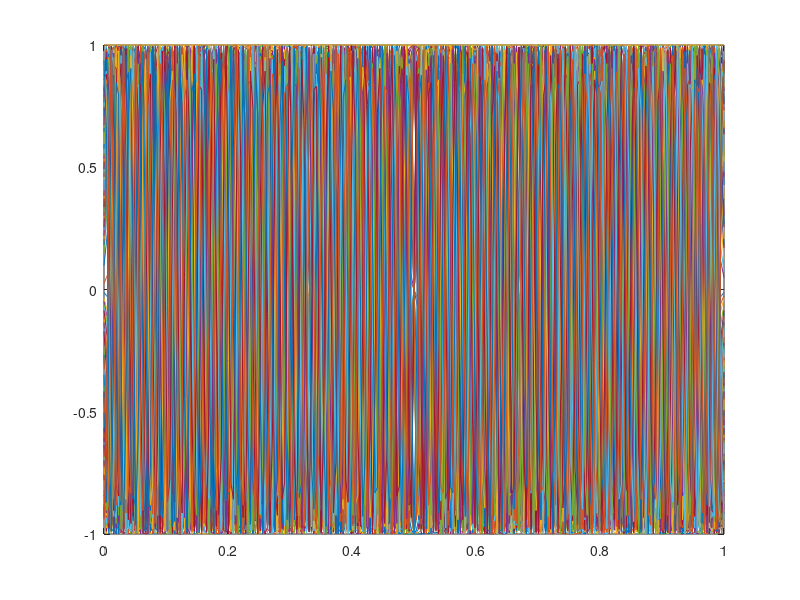

Recreate this plot in MATLAB.

m=4;
p=0.5;
q=0.5;
measure = [p/2 (1-p)/2 (1-p)/2 p/2];
resistance = [q/2 (1-q)/2 (1-q)/2 q/2];
for i = 2:m
    measure = repelem(measure,4);
    measure = measure.*repmat([p/2 (1-p)/2 (1-p)/2 p/2],1,length(measure)/4);
    resistance = repelem(resistance,4);
    resistance = resistance.*repmat([q/2 (1-q)/2 (1-q)/2 q/2],1,length(resistance)/4);
end
laplacian=zeros(4^m-1,4^m-1);
for i = 1:4^m-1
    avgmeasure = (measure(i)+measure(i+1))/2;
    laplacian(i,i) = (1/avgmeasure)*(1/resistance(i)+1/resistance(i+1));
end
for i = 1:4^m-2
    avgmeasure = (measure(i)+measure(i+1))/2;
    laplacian(i,i+1) = (1/avgmeasure)*(-1/resistance(i+1));
end
for i = 2:4^m-1
    avgmeasure = (measure(i)+measure(i+1))/2;
    laplacian(i,i-1) = (1/avgmeasure)*(-1/resistance(i));
end
[V,D] = eig(laplacian);
V = V*(1/(max(max(V))));
plot(linspace(0,1,4^m-1)',[V(:,1:100) (resistance(2:end).*(1/max(resistance)))'])


    
    
